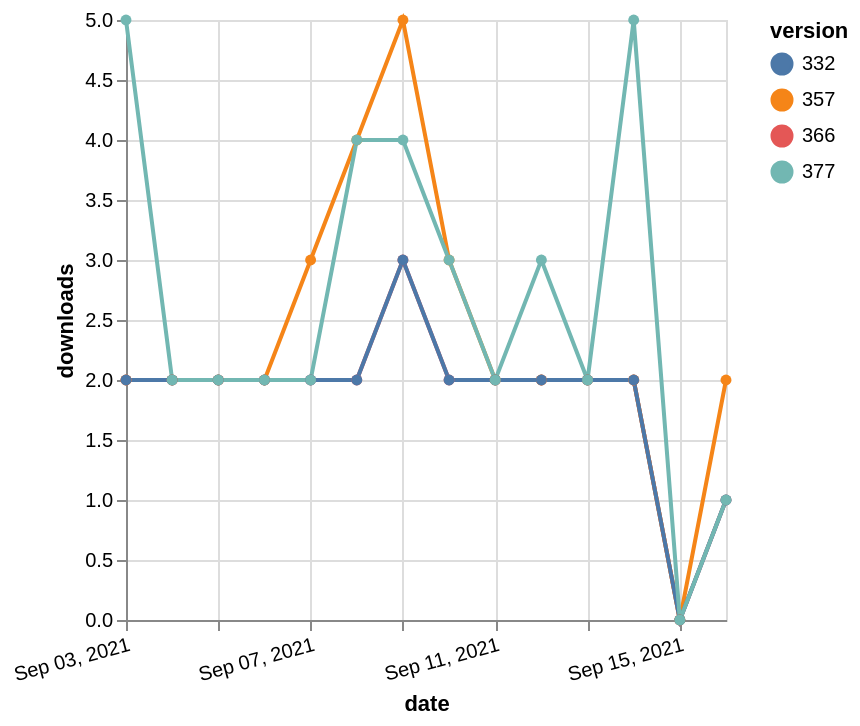

Here is the Vega-Lite specification saved for this chart:
### Vega-Lite specification from a JSON file in a GitHub repository (floating-point values rounded to 4 significant figures)
{"$schema": "https://vega.github.io/schema/vega-lite/v5.json", "description": "A simple bar chart with embedded data.", "data": {"values": [{"date": "2021-09-03", "total": 2312, "delta": 2, "version": "366"}, {"date": "2021-09-04", "total": 2314, "delta": 2, "version": "366"}, {"date": "2021-09-05", "total": 2316, "delta": 2, "version": "366"}, {"date": "2021-09-06", "total": 2318, "delta": 2, "version": "366"}, {"date": "2021-09-07", "total": 2320, "delta": 2, "version": "366"}, {"date": "2021-09-08", "total": 2322, "delta": 2, "version": "366"}, {"date": "2021-09-09", "total": 2325, "delta": 3, "version": "366"}, {"date": "2021-09-10", "total": 2327, "delta": 2, "version": "366"}, {"date": "2021-09-11", "total": 2329, "delta": 2, "version": "366"}, {"date": "2021-09-12", "total": 2331, "delta": 2, "version": "366"}, {"date": "2021-09-13", "total": 2333, "delta": 2, "version": "366"}, {"date": "2021-09-14", "total": 2335, "delta": 2, "version": "366"}, {"date": "2021-09-15", "total": 2335, "delta": 0, "version": "366"}, {"date": "2021-09-16", "total": 2336, "delta": 1, "version": "366"}, {"date": "2021-09-03", "total": 2911, "delta": 2, "version": "357"}, {"date": "2021-09-04", "total": 2913, "delta": 2, "version": "357"}, {"date": "2021-09-05", "total": 2915, "delta": 2, "version": "357"}, {"date": "2021-09-06", "total": 2917, "delta": 2, "version": "357"}, {"date": "2021-09-07", "total": 2920, "delta": 3, "version": "357"}, {"date": "2021-09-08", "total": 2924, "delta": 4, "version": "357"}, {"date": "2021-09-09", "total": 2929, "delta": 5, "version": "357"}, {"date": "2021-09-10", "total": 2932, "delta": 3, "version": "357"}, {"date": "2021-09-11", "total": 2934, "delta": 2, "version": "357"}, {"date": "2021-09-12", "total": 2936, "delta": 2, "version": "357"}, {"date": "2021-09-13", "total": 2938, "delta": 2, "version": "357"}, {"date": "2021-09-14", "total": 2940, "delta": 2, "version": "357"}, {"date": "2021-09-15", "total": 2940, "delta": 0, "version": "357"}, {"date": "2021-09-16", "total": 2942, "delta": 2, "version": "357"}, {"date": "2021-09-03", "total": 2778, "delta": 2, "version": "332"}, {"date": "2021-09-04", "total": 2780, "delta": 2, "version": "332"}, {"date": "2021-09-05", "total": 2782, "delta": 2, "version": "332"}, {"date": "2021-09-06", "total": 2784, "delta": 2, "version": "332"}, {"date": "2021-09-07", "total": 2786, "delta": 2, "version": "332"}, {"date": "2021-09-08", "total": 2788, "delta": 2, "version": "332"}, {"date": "2021-09-09", "total": 2791, "delta": 3, "version": "332"}, {"date": "2021-09-10", "total": 2793, "delta": 2, "version": "332"}, {"date": "2021-09-11", "total": 2795, "delta": 2, "version": "332"}, {"date": "2021-09-12", "total": 2797, "delta": 2, "version": "332"}, {"date": "2021-09-13", "total": 2799, "delta": 2, "version": "332"}, {"date": "2021-09-14", "total": 2801, "delta": 2, "version": "332"}, {"date": "2021-09-15", "total": 2801, "delta": 0, "version": "332"}, {"date": "2021-09-16", "total": 2802, "delta": 1, "version": "332"}, {"date": "2021-09-03", "total": 2142, "delta": 5, "version": "377"}, {"date": "2021-09-04", "total": 2144, "delta": 2, "version": "377"}, {"date": "2021-09-05", "total": 2146, "delta": 2, "version": "377"}, {"date": "2021-09-06", "total": 2148, "delta": 2, "version": "377"}, {"date": "2021-09-07", "total": 2150, "delta": 2, "version": "377"}, {"date": "2021-09-08", "total": 2154, "delta": 4, "version": "377"}, {"date": "2021-09-09", "total": 2158, "delta": 4, "version": "377"}, {"date": "2021-09-10", "total": 2161, "delta": 3, "version": "377"}, {"date": "2021-09-11", "total": 2163, "delta": 2, "version": "377"}, {"date": "2021-09-12", "total": 2166, "delta": 3, "version": "377"}, {"date": "2021-09-13", "total": 2168, "delta": 2, "version": "377"}, {"date": "2021-09-14", "total": 2173, "delta": 5, "version": "377"}, {"date": "2021-09-15", "total": 2173, "delta": 0, "version": "377"}, {"date": "2021-09-16", "total": 2174, "delta": 1, "version": "377"}]}, "width": "container", "mark": {"type": "line", "point": {"filled": true}}, "encoding": {"x": {"field": "date", "type": "temporal", "timeUnit": "yearmonthdate", "title": "date", "axis": {"labelAngle": -15}}, "y": {"field": "delta", "type": "quantitative", "title": "downloads"}, "color": {"field": "version", "type": "nominal"}, "tooltip": {"field": "delta"}}}
